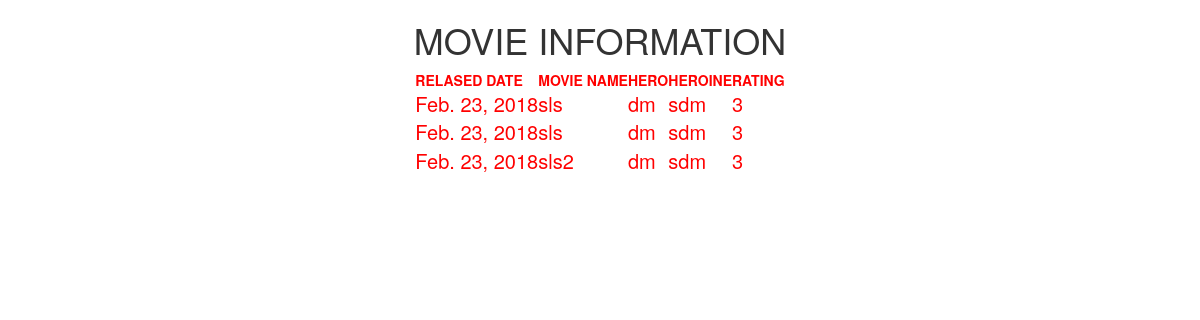
The page /list/ on the database as committed earlier.
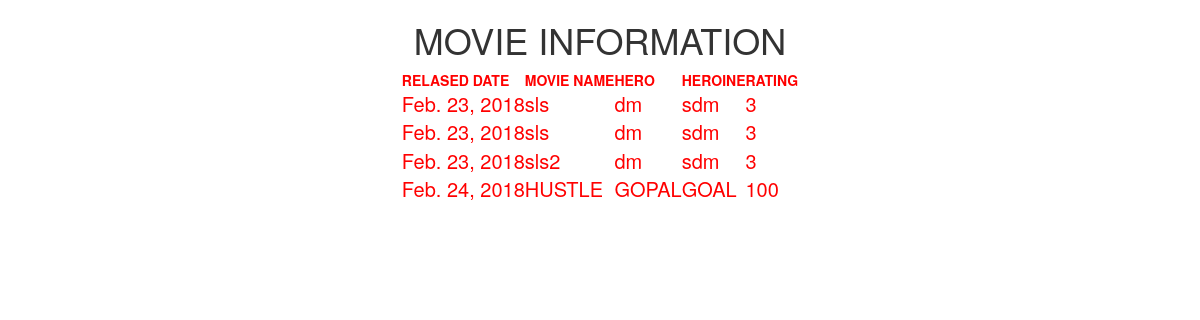
The same page on the database as committed later.
### testapp/models.py (models this page shows)
class movie(models.Model):
    rdate=models.DateField()
    moviename = models.CharField(max_length=200)
    hero=models.CharField(max_length=200)
    heroine=models.CharField(max_length=200)
    rating=models.IntegerField()

### testapp/views.py (the view)
# urls.py: url(r'list/', views.listmovieview),
def listmovieview(request):
     movielist=movie.objects.all()
     return render(request,'testapp/list.html',{'movielist':movielist})

### templates/testapp/list.html (shortened to what this page needs)
<!DOCTYPE html>
{% load staticfiles %}
<html lang="en" dir="ltr">
  <head>
    <link rel="stylesheet" href="https://maxcdn.bootstrapcdn.com/bootstrap/3.3.7/css/bootstrap.min.css">
    <link rel="stylesheet" href="{% static "css/movies.css" %}">
  </head>
  <body>
    <div class="containe" align="center">
      <h1>MOVIE INFORMATION</h1>
      {% if movielist %}
      <div id="tdata">
         <table id="tb">
           <thead>
           <th>RELASED DATE</th>
           <th>MOVIE NAME </th>
           <th>HERO</th>
           <th>HEROINE</th>
           <th>RATING</th>
           </thead>
           {% for movie in movielist %}
           <tr>
               <td>{{movie.rdate}}</td>
               <td>{{movie.moviename}}</td>
               <td>{{movie.hero}}</td>
               <td>{{movie.heroine}}</td>
               <td>{{movie.rating}}</td>
           </tr>
           {% endfor %}
         </table>
         {% else %}
         <p>NO MOVIE FOUND</p>
         {%endif%}
   </div>
    </div>
  </body>
</html>

### static/css/movies.css (style rules this page uses)
body { background:url(https://images.unsplash.com/photo-1621185610795-dc6669abd01d?ixid=MnwxMjA3fDB8MHx0b3BpYy1mZWVkfDF8NnNNVmpUTFNrZVF8fGVufDB8fHx8&ixlib=rb-1.2.1&auto=format&fit=crop&w=500&q=60); background-repeat: no-repeat; background-size: cover; }
#tdata { color:red; }
#tdata table td { font-size:20px; }

Rows that differ between the two databases and show on the page:
added movie: rdate "Feb. 24, 2018", moviename "HUSTLE", hero "GOPAL", heroine "GOAL", rating "100"
